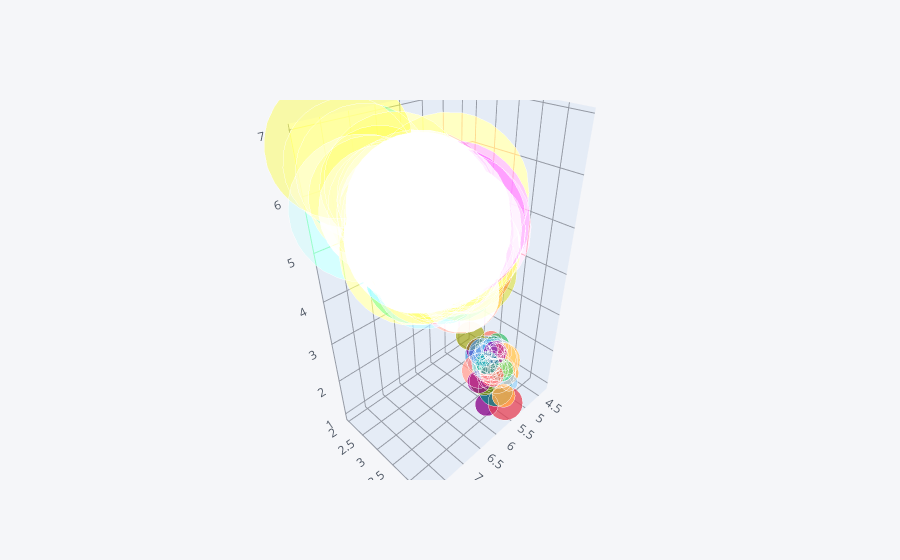

Here is the notebook cell this chart was saved with:
### Code cell
df.iplot(kind = 'bubble3d', x = 'SepalLengthCm', y='SepalWidthCm', z='PetalLengthCm',size =  'PetalWidthCm')

### Figure 1 — Plotly figure (JSON) as saved in the notebook; plotly's stock layout.template omitted (floating-point values rounded to 4 significant figures; data arrays with more than 128 entries replaced by an {"elided": "..."} marker saying what was removed)
{"data": [{"marker": {"color": {"elided": "150 str values"}, "opacity": 0.8, "size": {"elided": "150 int values"}, "symbol": "circle"}, "mode": "markers", "text": {"elided": "150 str values"}, "type": "scatter3d", "x": {"elided": "150 float values"}, "y": {"elided": "150 float values"}, "z": {"elided": "150 float values"}}], "layout": {"legend": {"bgcolor": "#F5F6F9", "font": {"color": "#4D5663"}}, "paper_bgcolor": "#F5F6F9", "plot_bgcolor": "#F5F6F9", "scene": {"xaxis": {"gridcolor": "#9499A3", "showgrid": true, "tickfont": {"color": "#4D5663"}, "title": {"font": {"color": "#4D5663"}, "text": ""}, "zerolinecolor": "#9499A3"}, "yaxis": {"gridcolor": "#9499A3", "showgrid": true, "tickfont": {"color": "#4D5663"}, "title": {"font": {"color": "#4D5663"}, "text": ""}, "zerolinecolor": "#9499A3"}, "zaxis": {"gridcolor": "#9499A3", "showgrid": true, "tickfont": {"color": "#4D5663"}, "title": {"font": {"color": "#4D5663"}, "text": ""}, "zerolinecolor": "#9499A3"}}, "title": {"font": {"color": "#4D5663"}}}}
